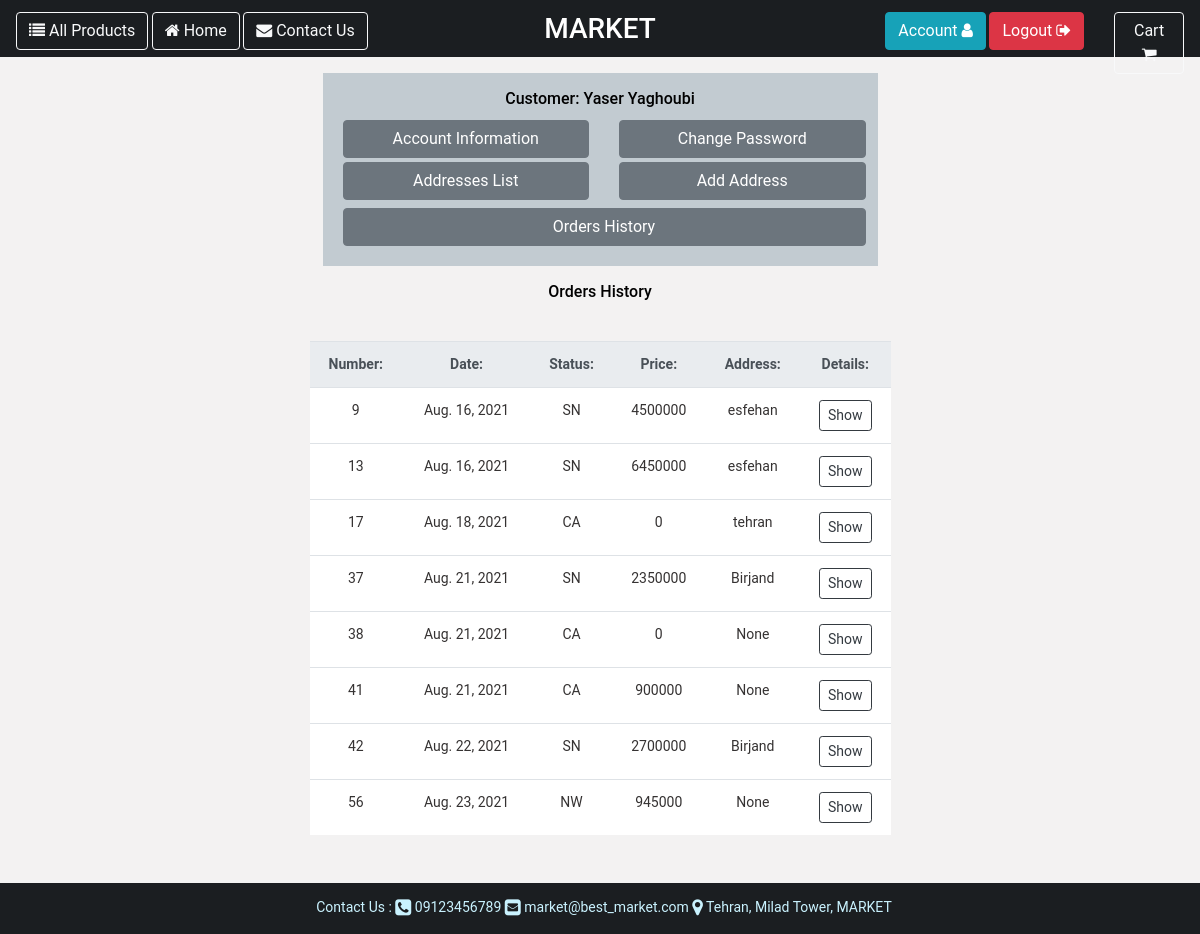
/customer/dashboard/orders/ (signed in), run on the app's committed database.
### customer/models.py (models this page shows, shortened)
class Customer(User):
    national_code = models.CharField(verbose_name=_('national code'), help_text=_('enter national code'),
                                     max_length=10, blank=True, null=True)
    gender = models.CharField(verbose_name=_('gender'), help_text=_('specify your gender'), max_length=10,
                              choices=[('M', 'Male'), ('F', 'Female')], blank=True, null=True)
    birthday = models.DateField(verbose_name=_('birthday'), help_text=_('specify birthday date'), null=True, blank=True)
    image = models.FileField(verbose_name=_('customer image'), help_text=_('upload your image'), null=True,
                             blank=True, upload_to='customer/images/',
                             default='customer/images/customer.jpeg')
    class Meta:
        verbose_name = 'customer'
    def customer_name(self):
        return self.__str__()
    def __str__(self):
        return f'{self.first_name} {self.last_name}'

class Address(BaseModel):
    owner = models.ForeignKey(Customer, verbose_name=_('address owner'), help_text=_('specify owner'),
                              null=True, blank=True, on_delete=models.CASCADE)
    title = models.CharField(verbose_name=_('address title'), help_text=_('enter title for this address'),
                             max_length=25, default='New')
    latitude = models.FloatField(verbose_name=_('latitude'), help_text=_('enter/change latitude'), null=True, blank=True)
    longitude = models.FloatField(verbose_name=_('longitude'), help_text=_('enter/change longitude'), null=True, blank=True)
    country = models.CharField(verbose_name=_('country name'), help_text=_('enter country name'), null=False,
                               blank=False, default='Iran', max_length=30)
    state = models.CharField(verbose_name=_('state name'), help_text=_('enter state name'), null=False, blank=False
                             , max_length=50)
    city = models.CharField(verbose_name=_('city name'), help_text=_('enter city name'), null=False, blank=False,
                            max_length=50)
    village = models.CharField(verbose_name=_('village name'), help_text=_('enter village name'), null=True,
                               blank=True, max_length=50)
    rest_of_address = models.TextField(verbose_name=_('rest of address'), help_text=_('enter/change rest of address'),
                                       null=False, blank=True)
    post_code = models.CharField(verbose_name=_('post code'), help_text=_('enter post code'), null=True,
                                 blank=True, max_length=10)
    def __str__(self):
        return f'{self.city}'

### core/models.py (models this page shows, shortened)
class User(AbstractUser):
    USERNAME_FIELD = 'phone'
    phone = models.CharField(verbose_name=_('phone'), help_text=_('enter phone number'), max_length=11, unique=True,
                             null=False, blank=False)
    deleted = models.BooleanField(default=False)
    create_timestamp = models.DateTimeField(auto_now_add=True)
    modify_timestamp = models.DateTimeField(auto_now=True)
    delete_timestamp = models.DateTimeField(default=None, null=True, blank=True, editable=False)
    objects = MyUserManager()

### order/models.py (models this page shows, shortened)
class Cart(BaseModel):
    customer = models.ForeignKey(Customer, verbose_name=_('customer'),
                                 help_text=_('specify owner customer for cart'),
                                 null=True, blank=True, on_delete=models.PROTECT)
    status = models.CharField(verbose_name=_('cart status'), help_text=_('display cart status'), max_length=20,
                              blank=False, null=False, choices=[('WA', _('waiting')), ('PD', _('paid'))],
                              default='WA')
    final_price = models.IntegerField(verbose_name=_('final price'), help_text=_('final cart price'),
                                    null=True, blank=True)
    order_status = models.CharField(verbose_name=_('customer order status'), help_text=_('display status of order'),
                                    blank=False, null=False,
                                    choices=[('NW', _('new')), ('SN', _('send')), ('CA', _('cancel'))],
                                    default='NW', max_length=20)
    order_address = models.ForeignKey(Address, verbose_name=_('customer address'),
                                      help_text=_('specify address for send order'),
                                      null=True, blank=True, on_delete=models.PROTECT)
    def order_date(self):
        return self.create_timestamp.date()

### customer/views.py (the view)
# urls.py: path('dashboard/orders/', CustomerCartArchiveIndexView.as_view(), name='customer_cart_archive'),
class CustomerCartArchiveIndexView(View):
    def get(self, request, *args, **kwargs):
        customer = Customer.objects.get(id=self.request.user.id)
        carts = Cart.objects.archive().filter(customer=customer)
        return render(request, 'customer/customer_carts.html',
                      {'carts': carts, 'customer': customer})

### core/models.py (called while the page is built)
    def archive(self):
        return super().get_queryset()

    def get_queryset(self):
        return super().get_queryset().filter(deleted=False)

### templates/customer/customer_carts.html (shortened to what this page needs)
{% extends "base.html" %}
{% load i18n %}
{% load static %}
{% block content %}
    <div class="container-fluid pt-3" style="min-height: 85vh">
        <div class="row m-auto w-50">
            <div class="col-12 text-center">
                {% include 'customer/customer_panel.html' with customer_panel=customer %}
            </div>
        </div>
        <div class="container-fluid p-3 w-50 m-auto">
            <div class="row">
                <h6 class="col-12 text-center">
                    {% translate 'Orders History' %}</h6>
            <div class="container-fluid address_card_view text-left m-2 mt-2 p-2" style="">
    <div class="row form-group">
        <table class="table table-responsive-md m-auto">
            <tr style="background-color: #c2cbd1; text-align: center" class="thead-light">
                <th>
                    {% translate 'Number:' %}
                </th>
                <th>
                    {% translate 'Date:' %}
                </th>
                <th>
                    {% translate 'Status:' %}
                </th>
                <th>
                    {% translate 'Price:' %}
                </th>
                <th>
                    {% translate 'Address:' %}
                </th>
                <th>
                    {% translate 'Details:' %}
                </th>
            </tr>
                {% for cart in carts %}
                    {% include 'order/cart_card.html' with cart_card=cart %}
                {% endfor %}
        </table>
    </div>
</div>
            </div>
        </div>
    </div>
    </div>
{% endblock %}

### templates/customer/customer_panel.html (shortened to what this page needs)
{% load i18n %}
<div class="container-fluid m-auto p-2" style="background-color: #c2cbd1">
    <div class="row text-center p-2">
        <div class="col-12">
            <h6>{% translate 'Customer:' %} {{ customer.customer_name }}
            </h6>
        </div>
        <div class="col-6 text-dark">
            <a href="/customer/dashboard/" style="text-decoration: none">
                <button class="btn m-1 btn-block btn-secondary">
                {% translate 'Account Information' %}
                </button>
            </a>
            <a href="/customer/dashboard/addresses/" style="text-decoration: none">
                <button class="btn m-1 btn-block btn-secondary">
                    {% translate 'Addresses List' %}
                </button>
            </a>
        </div>
        <div class="col-6">
            <a href="/customer/dashboard/change_password/" style="text-decoration: none">
                <button class="btn m-1 btn-block btn-secondary">
                    {% translate 'Change Password' %}
                </button>
            </a>
            <a href="/customer/dashboard/add_address/" style="text-decoration: none">
                <button class="btn m-1 btn-block btn-secondary">
                    {% translate 'Add Address' %}
                </button>
            </a>
        </div>
        <div class="col">
            <a href="/customer/dashboard/orders/" style="text-decoration: none">
                <button class="btn m-1 btn-block btn-secondary">
                    {% translate 'Orders History' %}
                </button>
            </a>
        </div>
    </div>
</div>

### templates/order/cart_card.html
{% load i18n %}
<tr style="background-color: white; text-align: center">
    <td style="color: #353232; ">{{ cart_card.id }}</td>
    <td style="color: #353232; ">{{ cart_card.order_date }}</td>
    <td style="color: #353232; ">{{ cart_card.order_status }}</td>
    <td style="color: #353232; ">{{ cart_card.final_price }}</td>
    <td style="color: #353232; ">{{ cart_card.order_address }}</td>
    <td style="color: #353232; ">
        <a href="/customer/dashboard/orders/{{ cart_card.id }}">
            <button class="btn btn-outline-dark btn-sm">
                {% translate 'Show' %}
            </button>
        </a>
    </td>
</tr>

### static/shared/css/base.css (style rules this page uses)
html, body { height: 100%; }
body { margin: auto; padding: 10px; font-size: 14px; font-family: "Roboto","Lucida Grande","DejaVu Sans","Bitstream Vera Sans",Verdana,Arial,sans-serif; color: black; background: lightsteelblue; }

### data on the page
Customer: customer_name "Yaser Yaghoubi"
Cart: id "9", order_date "Aug. 16, 2021", order_status "SN", final_price "4500000", order_address "esfehan"
Cart: id "13", order_date "Aug. 16, 2021", order_status "SN", final_price "6450000", order_address "esfehan"
Cart: id "17", order_date "Aug. 18, 2021", order_status "CA", final_price "0", order_address "tehran"
Cart: id "37", order_date "Aug. 21, 2021", order_status "SN", final_price "2350000", order_address "Birjand"
Cart: id "38", order_date "Aug. 21, 2021", order_status "CA", final_price "0", order_address "None"
Cart: id "41", order_date "Aug. 21, 2021", order_status "CA", final_price "900000", order_address "None"
Cart: id "42", order_date "Aug. 22, 2021", order_status "SN", final_price "2700000", order_address "Birjand"
Cart: id "56", order_date "Aug. 23, 2021", order_status "NW", final_price "945000", order_address "None"
